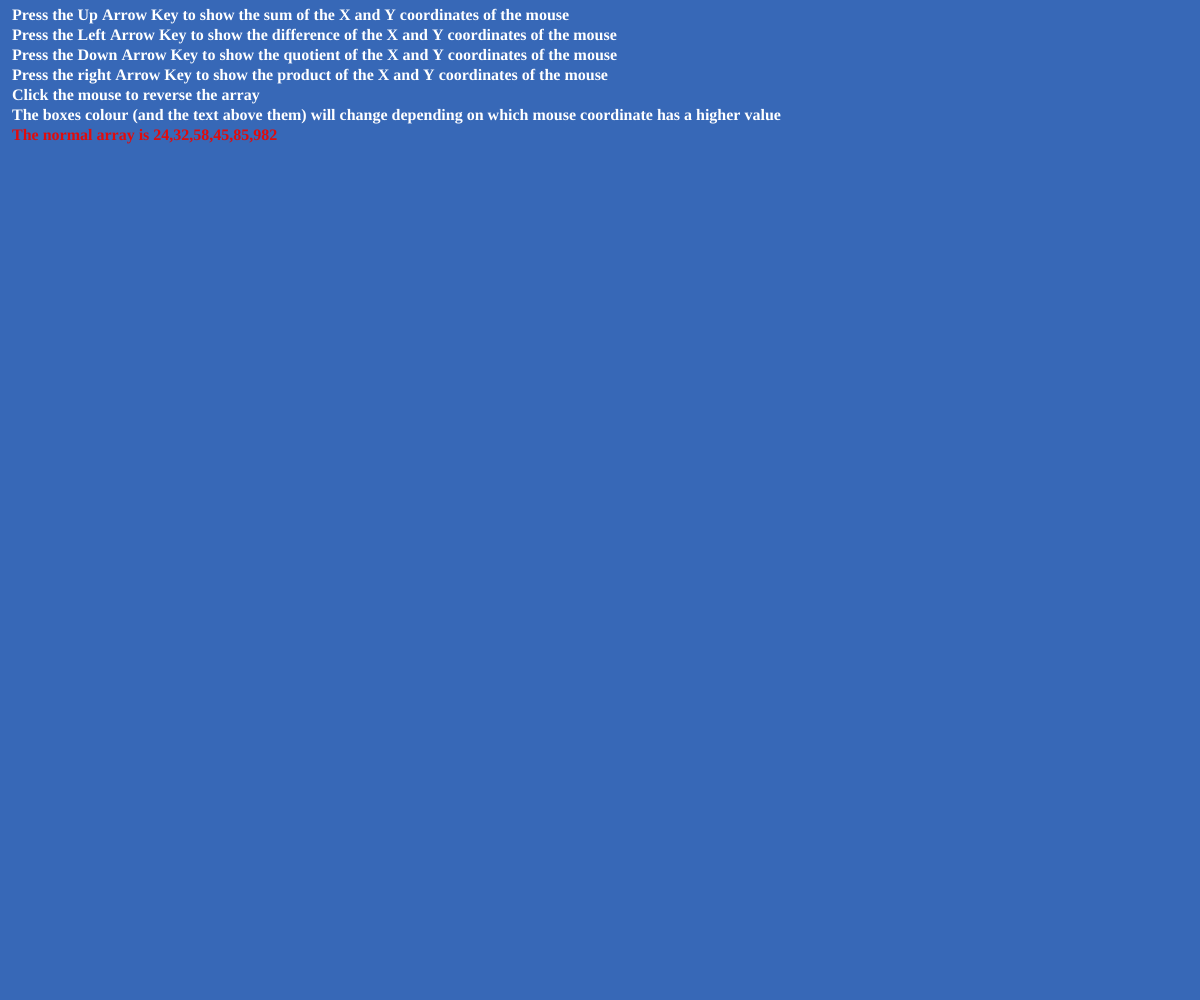
Frame 1 (no input)
Frame 60 (no input): identical to frame 1, image omitted
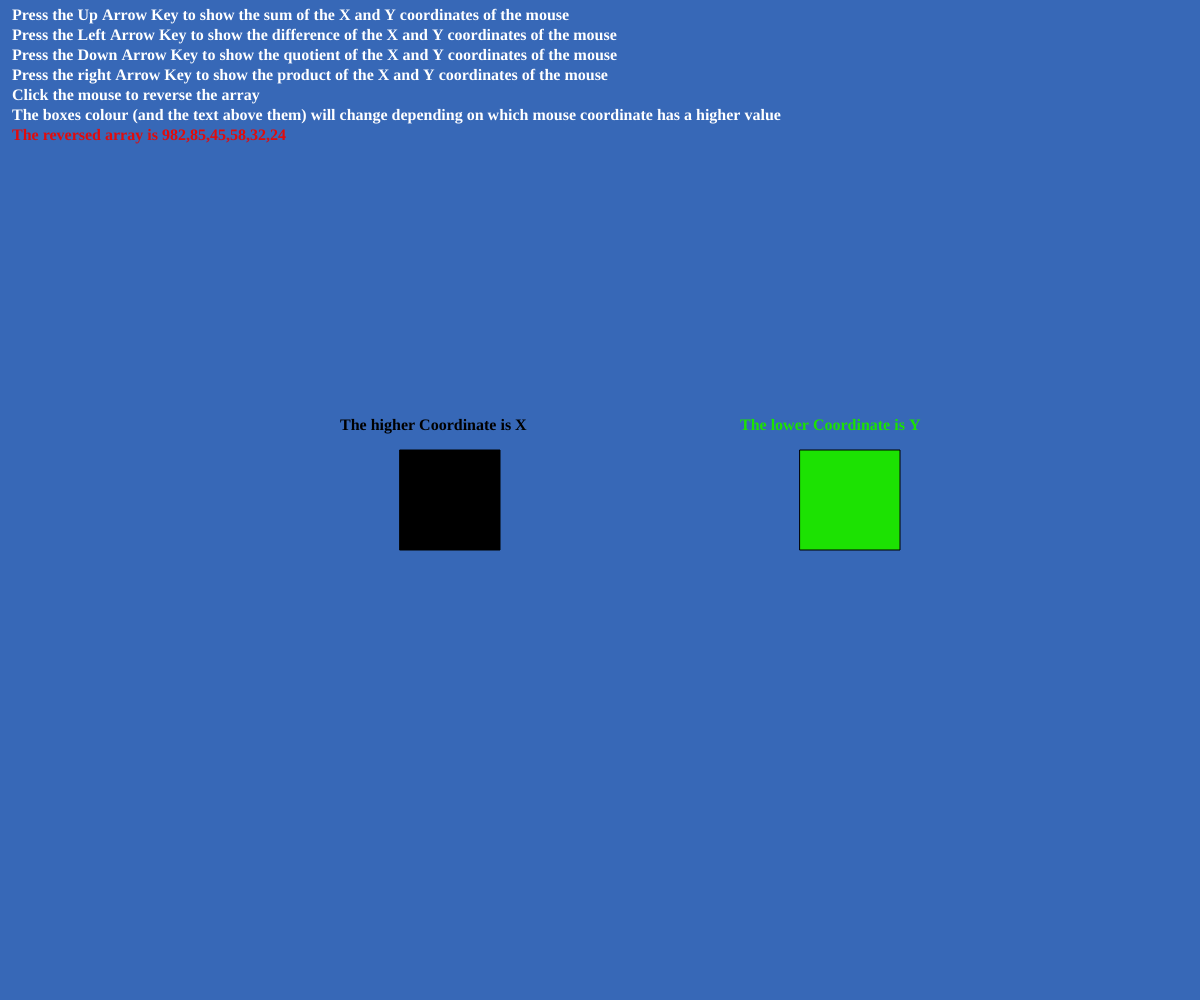
Frame 120 (the mouse pressed at the canvas centre since frame 60)

The p5.js sketch that drew these frames (run headless with seeded random() and noise() and a simulated clock; from frame 60 on, the mouse is pressed at the canvas centre):

// p5.js sketch
// ── sketch.js
/** Matteo
 * 10/4/2016
 * ICS-4U0
 */
 

var AdD = false;
var SuB = false;
var MuL = false;
var DiV = false;
var RevClk = false;

function setup() {
  createCanvas(windowWidth, windowHeight);
  background(55, 104, 183);
}

function draw() {
  background(55, 104, 183);
  /**
   * @var {number} Add, Sub, Mul, Div, Max, Min - Floats that hold the the value of the various returned functions
   * @var {array} RevAr - An array that holds the value of an array that is reversed in a function
   */
  var Add = addition(mouseX, mouseY);
  var Sub = subtraction(mouseX, mouseY);
  var Mul = multiply(mouseX, mouseY);
  var Div = divide(mouseX, mouseY);
  var Max = maximum(mouseX, mouseY);
  var Min = minimum(mouseX, mouseY);
  var RevAr = reverseArray([24, 32, 58, 45, 85 ,982]);
  
  textStyle(BOLD);
  textFont("Georgia");
  fill(255);
  textSize(16);
  text("Press the Up Arrow Key to show the sum of the X and Y coordinates of the mouse", 12, 20);
  text("Press the Left Arrow Key to show the difference of the X and Y coordinates of the mouse", 12, 40);
  text("Press the Down Arrow Key to show the quotient of the X and Y coordinates of the mouse", 12, 60);
  text("Press the right Arrow Key to show the product of the X and Y coordinates of the mouse", 12, 80);
  text("Click the mouse to reverse the array", 12, 100);
  text("The boxes colour (and the text above them) will change depending on which mouse coordinate has a higher value", 12, 120);
  fill(255);
  /**
   * All of these if statements display a line of text stating the returned values of the various functions when one of the arrow keys is pressed
   * @var {boolean} AdD, RevClk, SuB, MuL, DiV - Boolean's that "turn" various functions on/off depending on what arrow key is pressed
   */
   if (AdD === true) {
    text("The sum of the mouse coordinates is " + Add + "", mouseX - 125, mouseY - 5);
  }

  if (RevClk === true) {
    fill(226, 11, 11);
    text("The reversed array is " + RevAr + "", 12, 140);
  }

  if (RevClk === false) {
    textSize(16);
    fill(226, 11, 11);
    text("The normal array is " + RevAr + "", 12, 140);
  }

  if (SuB === true) {
    text("The difference of the mouse coordinates is " + Sub + "", mouseX - 125, mouseY - 5);
  }

  if (MuL === true) {
    text("The product of the mouse coordinates is " + Mul + "", mouseX - 125, mouseY - 5);
  }

  if (DiV === true) {
    text("The quotient of the mouse coordinates is " + round(Div * 1000) / 1000 + "", mouseX - 125, mouseY - 5);
  }
}
/**
 * A function that adds the two mouse coordinates together, and allows it to be displayed as text folowing the pointer
 * @param {number} AddMouseX - The X coordinate of the mouse
 * @param {number} AddMouseY - The Y coordinate of the mouse
 * @return {number} Returns the value of the two mouse coordinates added together
 */
function addition(AddMouseX, AddMouseY) {
  return AddMouseX + AddMouseY;
}
/**
 * A function that subtracts the Y coordinate from the X coordinate, and allows it to be displayed as text folowing the pointer
 * @param {number} SubMouseX - The X coordinate of the mouse
 * @param {number} SubMouseY - The Y coordinate of the mouse
 * @return {number} Returns the value of the Y coordinate of the mouse taken off of the X coordinate of the mouse 
 */
function subtraction(SubMouseX, SubMouseY) {
  return SubMouseX - SubMouseY;
}
/**
 * A function that multiplies the X and Y coordinate of the pointer, and allows it to be displayed as text folowing the mouse movements
 * @param {number} MulMouseX - The X coordinate of the mouse
 * @param {number} MulMouseY - The Y coordinate of the mouse
 * @return {number} Returns the value of the Y an X coordinates multiplied together
 */
function multiply(MulMouseX, MulMouseY) {
  return MulMouseX * MulMouseY;
}
/**
 * A function that divides the Y coordinate from the X coordinate, and allows it to be displayed as text folowing the pointer
 * @param {number} DivMouseX - The X coordinate of the mouse
 * @param {number} DivMouseY - The Y coordinate of the mouse
 * @return {number} Returns the value of the X coordinate divided by the Y coordinate
 */
function divide(DivMouseX, DivMouseY) {
  return DivMouseX / DivMouseY;
}
/**
 * A function that finds the lower value of the X and Y coordinates of the mouse, then displays it in text and changes the colour of the box on the right
 * @param {number} MinMouseX - The X coordinate of the mouse
 * @param {number} MinMouseY - The Y coordinate of the mouse
 * @return {number} MinMouseX - Returns the X coordinate of the mouse 
 * @return {number} MinmMouseY - Returns the Y coordinate of the mouse
 */
function minimum(MinMouseX, MinMouseY) {
  if (MinMouseX < MinMouseY) {
    fill(226, 11, 11);
    rect(windowWidth / 2 + 200, windowHeight / 2 - 50, 100, 100);
    text("The lower Coordinate is X", windowWidth / 2 + 140, windowHeight / 2 - 70);
    return MinMouseX;
  }

  if (MinMouseY < MinMouseX) {
    fill(28, 226, 2);
    rect(windowWidth / 2 + 200, windowHeight / 2 - 50, 100, 100);
    text("The lower Coordinate is Y", windowWidth / 2 + 140, windowHeight / 2 - 70);
    return MinMouseY;
  }
}
/**
 * A function that finds the higher value of the X and Y coordinates of the mouse, then displays it in text and changes the colour of the left box
 * @param {number} MaxMouseX - The X coordinate of the mouse
 * @param {number} MaxMouseY - The Y coordinate of the mouse
 * @return {number} MaxMouseX - Returns the X coordinate of the mouse 
 * @return {number} MaxmMouseY - Returns the Y coordinate of the mouse
 */
function maximum(MaxMouseX, MaxMouseY) {
  if (MaxMouseX > MaxMouseY) {
    fill(0);
    rect(windowWidth / 2 - 200, windowHeight / 2 - 50, 100, 100);
    text("The higher Coordinate is X", windowWidth / 2 - 260, windowHeight / 2 - 70);
    return MaxMouseX;
  }

  if (MaxMouseY > MaxMouseX) {
    fill(163, 187, 226);
    rect(windowWidth / 2 - 200, windowHeight / 2 - 50, 100, 100);
    text("The higher Coordinate is Y", windowWidth / 2 - 260, windowHeight / 2 - 70);
    return MaxMouseY;
  }
}
/**
 * A function that allows the array "RevAr", to be reversed and set back to normal upon the click of the mouse
 * @param {array} reverse1 - RevAr (Normal Array) will be reversed when returned throught the for statement
 * @return {array} reverse1 - (line 28) The array is returned reversed. (line 32) Returns the array as it was (not reversed)
 */
function reverseArray(reverse1) {
  if (RevClk === true) {
    for (var i = 0; i < reverse1.length / 2; i++) {
      temp = reverse1[i];
      reverse1[i] = reverse1[reverse1.length - 1 - i];
      reverse1[reverse1.length - 1 - i] = temp;
    }
    return reverse1;
  }

  if (RevClk === false) {
    return reverse1;
  }
}

function keyPressed() {
  if (keyCode === UP_ARROW) {
    AdD = true;
    SuB = false;
    MuL = false;
    DiV = false;
    MaX = false;
    MiN = false;

  }
  if (keyCode === LEFT_ARROW) {
    SuB = true;
    AdD = false;
    MuL = false;
    DiV = false;
    MaX = false;
    MiN = false;
  }

  if (keyCode === RIGHT_ARROW) {
    MuL = true;
    SuB = false;
    AdD = false;
    DiV = false;
    MaX = false;
    MiN = false;
  }

  if (keyCode === DOWN_ARROW) {
    DiV = true;
    SuB = false;
    AdD = false;
    MuL = false;
    MaX = false;
    MiN = false;
  }
}

function mousePressed() {
  if (RevClk === false) {
    RevClk = true;
  } else {
    RevClk = false;
  }
}
